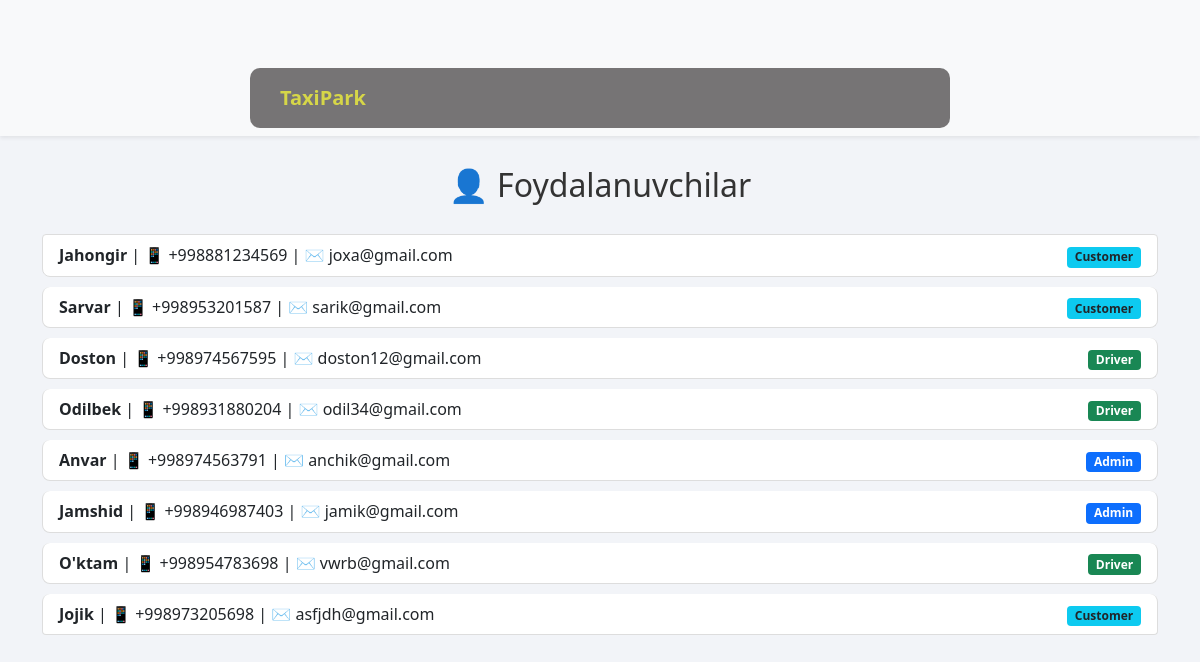
/users/, run on the app's committed database.
### taxipark/models.py (models this page shows, shortened)
class Users(models.Model):
    full_name = models.CharField(max_length=100)
    phone_number = models.CharField(max_length=13)
    email = models.EmailField(max_length=100, unique=True)
    is_admin = models.BooleanField(default=False)
    is_driver = models.BooleanField(default=False)
    is_customer = models.BooleanField(default=False)
    is_active = models.BooleanField(default=True)

### taxipark/views.py (the view)
# urls.py: path('users/', UserListView.as_view(), name='users'),
class UserListView(ListView):
    model = Users
    template_name = 'user_list.html'
    context_object_name = 'users'
    def get_queryset(self):
        return super().get_queryset().prefetch_related('cars')

### templates/user_list.html (shortened to what this page needs)
<!DOCTYPE html>
<html lang="en">
<head>
  <link
    href="https://cdn.jsdelivr.net/npm/bootstrap@5.0.2/dist/css/bootstrap.min.css"
    rel="stylesheet"
  />
</head>
<body>
  <nav class="navbar navbar-expand-lg navbar-light bg-light shadow-sm">
    <div class="container-fluid">
      <a class="navbar-brand" href="#">TaxiPark</a>
    </div>
  </nav>
  <div class="container">
    <h2>👤 Foydalanuvchilar</h2>
    <ul class="list-group mb-4">
      {% for user in users %}
      <li class="list-group-item d-flex flex-column flex-md-row justify-content-between align-items-md-center">
        <div>
          <strong>{{ user.full_name }}</strong> | 📱 {{ user.phone_number }} | ✉️ {{ user.email }}
        </div>
        <div class="mt-2 mt-md-0">
          {% if user.is_admin %}
          <span class="badge bg-primary">Admin</span>{% endif %}
          {% if user.is_driver %}
          <span class="badge bg-success">Driver</span>{% endif %}
          {% if user.is_customer %}
          <span class="badge bg-info text-dark">Customer</span>{% endif %}
        </div>
      </li>
      {% empty %}
      <li class="list-group-item">Hech qanday foydalanuvchi mavjud emas.</li>
      {% endfor %}
    </ul>
  </div>
</body>
</html>

### templates/user_list.html (style rules this page uses)
body { background-image: url("https://static.vecteezy.com/system/resources/previews/032/044/837/non_2x/family-father-mother-and-their-children-brother-and-sister-arrived-to-the-airport-on-a-taxi-vector.jpg"); background-color: #f2f4f8; background-size: cover; background-repeat: no-repeat; min-height: 100vh; font-family: 'Segoe UI', Tahoma, Geneva, Verdana, sans-serif; }
h2 { text-align: center; margin: 30px 0; color: #333; }
.list-group-item { background-color: #ffffff; border: 1px solid #ddd; margin-bottom: 10px; border-radius: 8px; }
.badge { margin-left: 5px; }
.navbar { color: #d6d648 !important; margin-bottom: 30px; }
.navbar-brand { color: #d6d648 !important; font-weight: bold; }
.container-fluid { background-color: rgba(33, 29, 29, 0.6); padding: 10px 30px; border-radius: 10px; margin-top: 60px; max-width: 700px; margin-left: auto; margin-right: auto; }

### data on the page
Users: full_name "Jahongir", phone_number "+998881234569", email "joxa@gmail.com", is_customer "Customer"
Users: full_name "Sarvar", phone_number "+998953201587", email "sarik@gmail.com", is_customer "Customer"
Users: full_name "Doston", phone_number "+998974567595", email "doston12@gmail.com", is_driver "Driver"
Users: full_name "Odilbek", phone_number "+998931880204", email "odil34@gmail.com", is_driver "Driver"
Users: full_name "Anvar", phone_number "+998974563791", email "anchik@gmail.com", is_admin "Admin"
Users: full_name "Jamshid", phone_number "+998946987403", email "jamik@gmail.com", is_admin "Admin"
Users: full_name "O'ktam", phone_number "+998954783698", email "vwrb@gmail.com", is_driver "Driver"
Users: full_name "Jojik", phone_number "+998973205698", email "asfjdh@gmail.com", is_customer "Customer"
